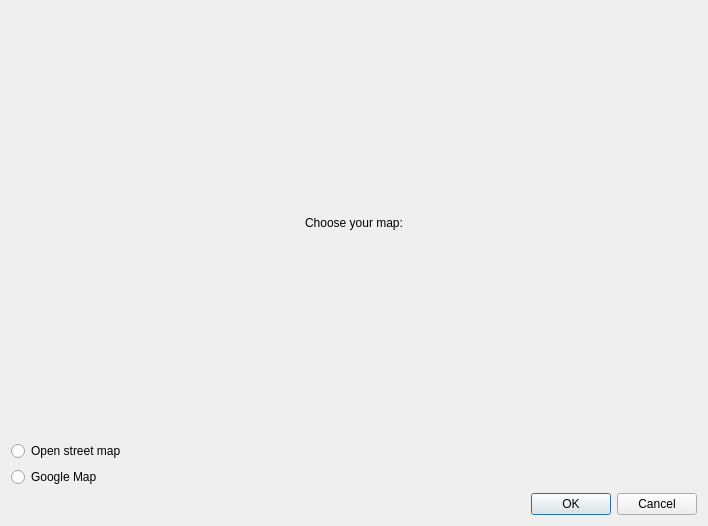
<?xml version="1.0" encoding="UTF-8"?>
<ui version="4.0">
 <class>chooseMap</class>
 <widget class="QDialog" name="chooseMap">
  <property name="geometry">
   <rect>
    <x>0</x>
    <y>0</y>
    <width>708</width>
    <height>526</height>
   </rect>
  </property>
  <property name="windowTitle">
   <string>Dialog</string>
  </property>
  <layout class="QVBoxLayout" name="verticalLayout_3">
   <item>
    <widget class="QLabel" name="label">
     <property name="text">
      <string>Choose your map:</string>
     </property>
     <property name="alignment">
      <set>Qt::AlignCenter</set>
     </property>
    </widget>
   </item>
   <item>
    <widget class="QRadioButton" name="OSMButton">
     <property name="text">
      <string>Open street map</string>
     </property>
    </widget>
   </item>
   <item>
    <widget class="QRadioButton" name="googleMapButton">
     <property name="text">
      <string>Google Map</string>
     </property>
    </widget>
   </item>
   <item>
    <widget class="QDialogButtonBox" name="buttonBox">
     <property name="orientation">
      <enum>Qt::Horizontal</enum>
     </property>
     <property name="standardButtons">
      <set>QDialogButtonBox::Cancel|QDialogButtonBox::Ok</set>
     </property>
    </widget>
   </item>
  </layout>
 </widget>
 <resources/>
 <connections>
  <connection>
   <sender>buttonBox</sender>
   <signal>rejected()</signal>
   <receiver>chooseMap</receiver>
   <slot>reject()</slot>
   <hints>
    <hint type="sourcelabel">
     <x>316</x>
     <y>260</y>
    </hint>
    <hint type="destinationlabel">
     <x>286</x>
     <y>274</y>
    </hint>
   </hints>
  </connection>
  <connection>
   <sender>buttonBox</sender>
   <signal>accepted()</signal>
   <receiver>chooseMap</receiver>
   <slot>accept()</slot>
   <hints>
    <hint type="sourcelabel">
     <x>248</x>
     <y>254</y>
    </hint>
    <hint type="destinationlabel">
     <x>157</x>
     <y>274</y>
    </hint>
   </hints>
  </connection>
 </connections>
</ui>
